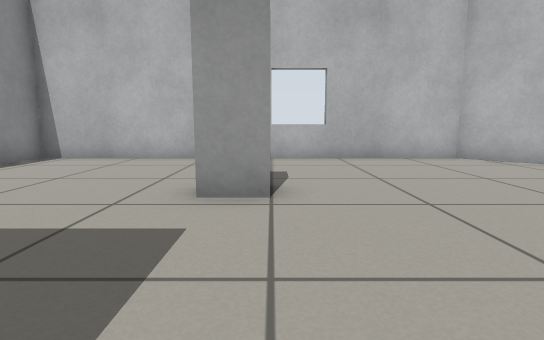
View 1 (above)

23 first-person views from a walk through a world built for the Gazebo simulator. The camera is 0.5 m above the floor, tilts 8° down and sees 80° across. The floor is counted in squares, 0.5 m on a side. Each view is taken from the middle of a square. On the plan, view 1 faces up. The plan holds only what a view shows up to about 12 squares ahead; the rest is blank.

View 2
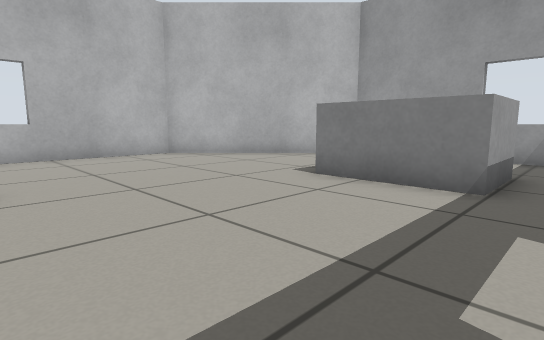

View 3
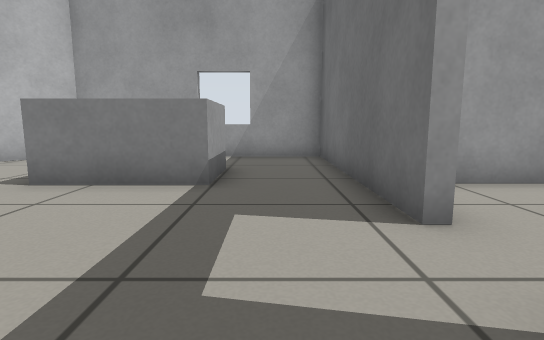

View 4
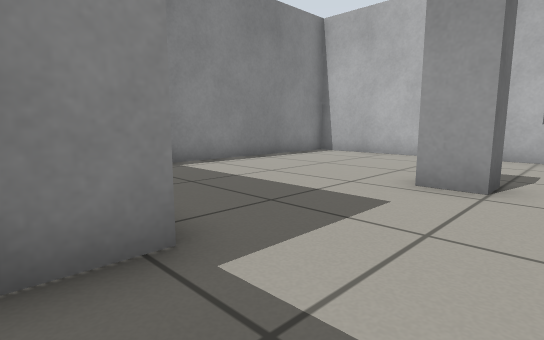

View 5
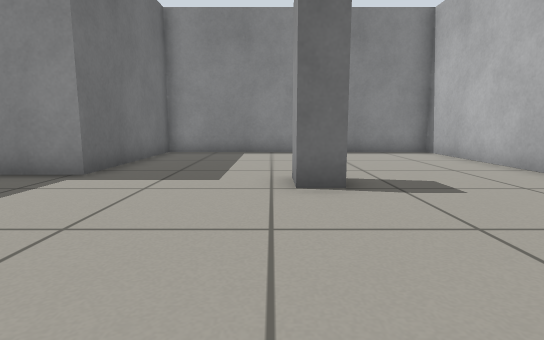

View 6
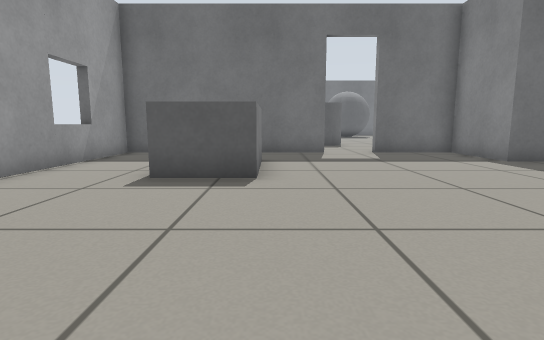

View 7
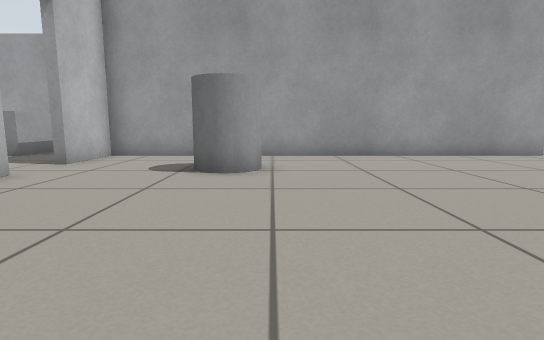

View 8
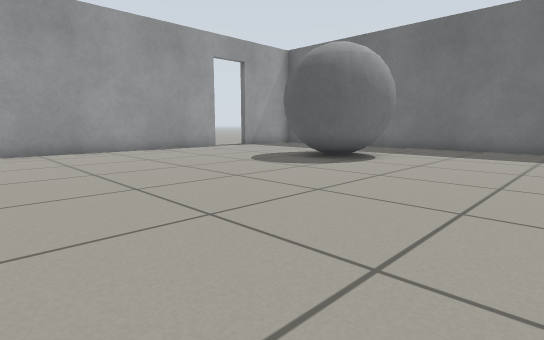

View 9
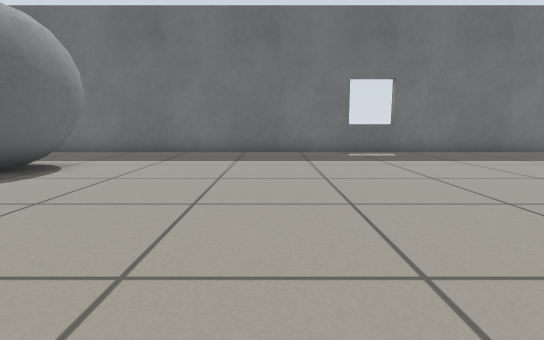

View 10
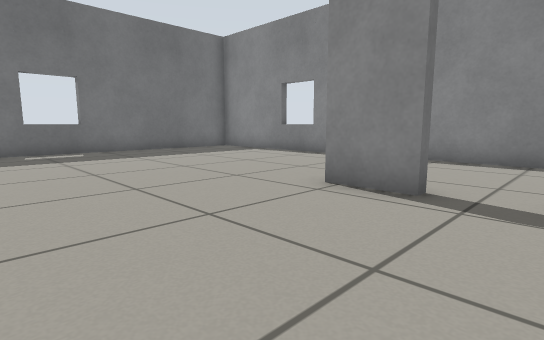

View 11
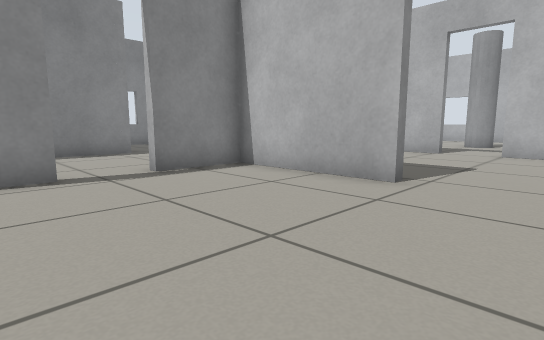

View 12
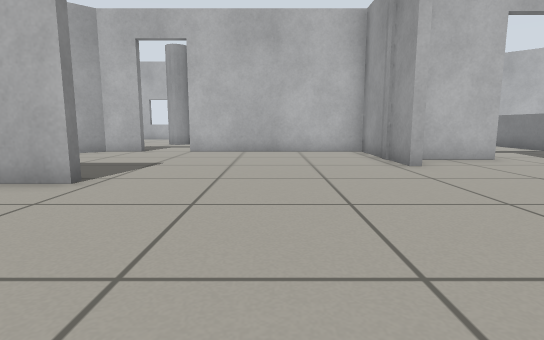

View 13
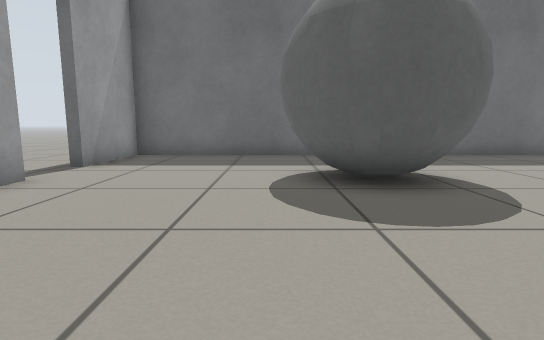

View 14
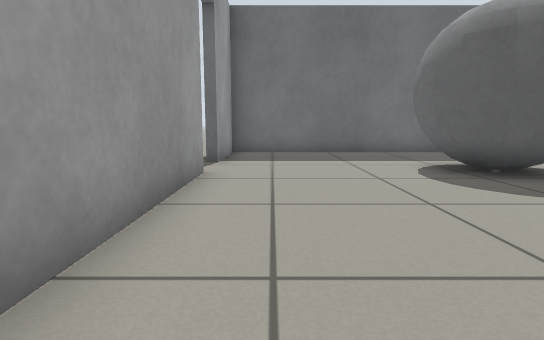

View 15
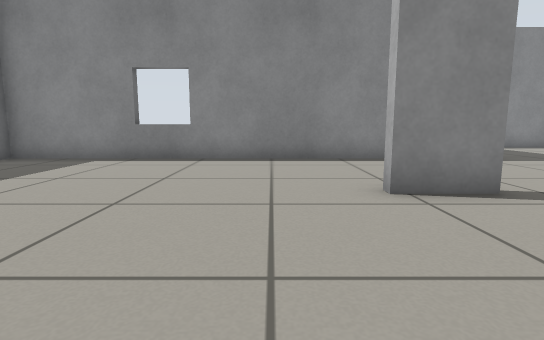

View 16
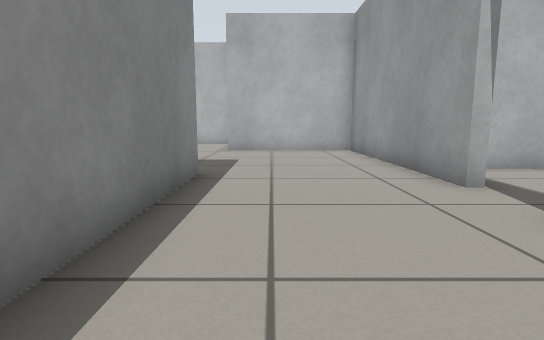

View 17
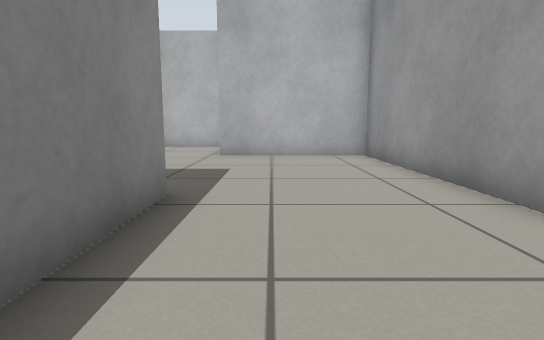

View 18
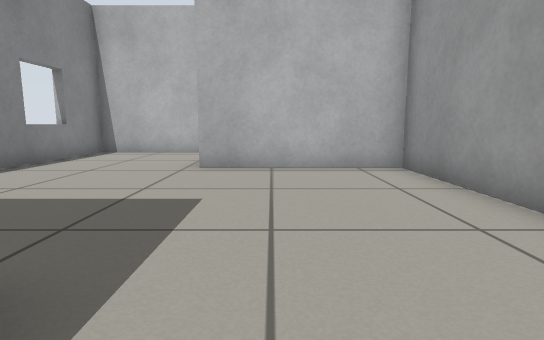

View 19
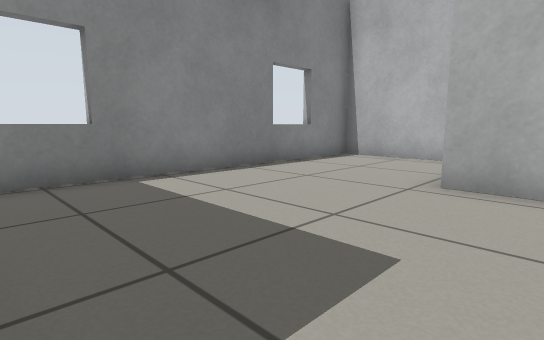

View 20
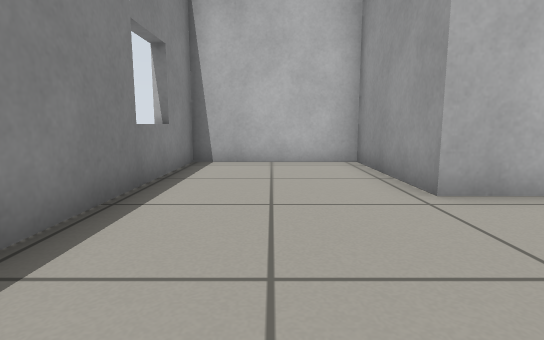

View 21
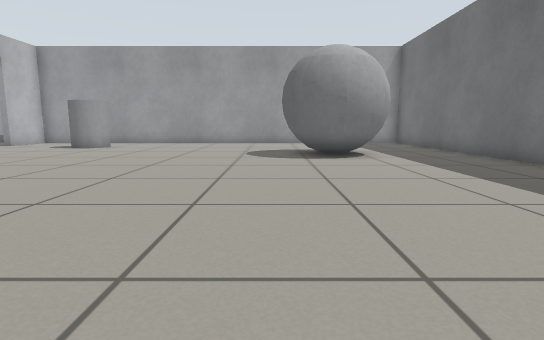

View 22
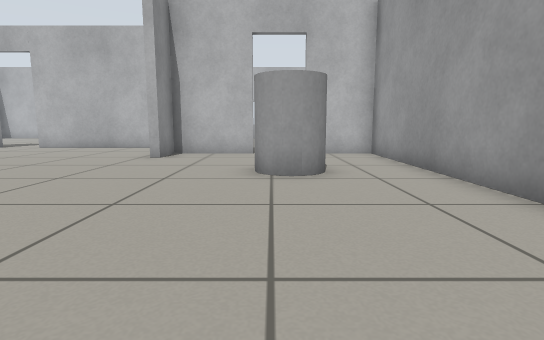

View 23
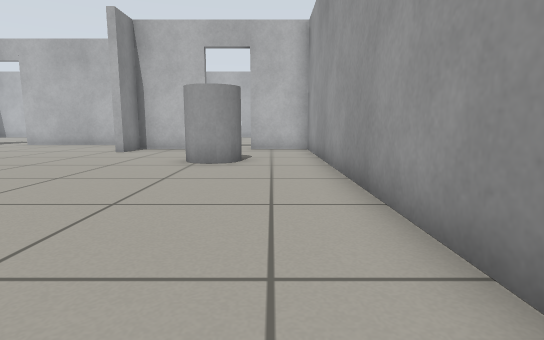

### Floor plan
Points are (right, up) in squares from view 1. A wall is a line through its corners. A room is listed if a view was taken in it or the views show most of it. See-through windows are left out.
Room 1 (views 1, 2, 3, 4, 5, 6)
walls: (3.1, -2.5) (10.1, -2.5) (10.1, 5) (5.5, 9.6) (-6.8, 9.6) (-6.8, 0.3) (-1.4, 0.3) (-1.4, -2.5) (1.4, -2.5)
ways out: open door at (2.5, -3) to room 2
objects: grey post (-1, 4) to (0, 5); grey box (5, 0) to (7, 3)
Room 2 (views 7, 8, 9, 10, 11, 12, 13, 14, 15, 16, 17, 18, 19, 21, 22, 23)
walls: (-8.4, -6.6) (-12.6, -6.6) (-12.6, -8.9); (-12.6, -10.7) (-12.6, -12.3) (-13, -12.3); (-12.9, -8.9) (-13, -1.5) (-17.7, -1.5); (-17.5, -7.4) (-17.5, -21.7) (5.4, -21.7) (5.4, -18.5); (-9.8, 0) (-11.1, 0) (-11.8, -0.7); (1.4, -2.8) (-1.4, -2.8) (-1.4, -4.2) (-1.7, -4.2) (-1.7, 0) (-8.1, 0); (5.4, -16.9) (5.4, -2.8) (3.1, -2.8)
ways out: open door at (2.5, -3) to room 1; opening at (-18, -4.5) to room 3; open door at (-13, -9.5); open door at (-8.5, 0); open door at (5.7, -17.7)
objects: grey ball (-3, -19) to (1, -15); grey cylinder (2, -8) to (3, -6)
Room 3 (view 20)
walls: (-17.7, -1.5) (-17.7, 2.7) (-22.1, 2.7) (-22.2, -6.6)
ways out: opening at (-18, -4.5) to room 2

Where each view was taken, in squares from view 1:
view 1: 0 up, 0 right, facing up
view 2: 1 down, 0 right, facing up-right
view 3: 1 down, 0 right, facing right
view 4: 1 down, 1 right, facing up-left
view 5: 4 up, 5 right, facing left
view 6: 9 up, 5 right, facing down
view 7: 8 down, 5 left, facing right
view 8: 8 down, 7 left, facing down-right
view 9: 10 down, 7 left, facing down
view 10: 9 down, 8 left, facing down-left
view 11: 12 down, 6 left, facing up-left
view 12: 12 down, 5 left, facing up
view 13: 11 down, 1 right, facing down
view 14: 10 down, 4 right, facing down
view 15: 14 down, 8 left, facing left
view 16: 14 down, 16 left, facing up
view 17: 12 down, 16 left, facing up
view 18: 9 down, 16 left, facing up
view 19: 7 down, 16 left, facing up-left
view 20: 6 down, 20 left, facing up
view 21: 15 down, 12 left, facing right
view 22: 14 down, 2 right, facing up
view 23: 16 down, 4 right, facing up
